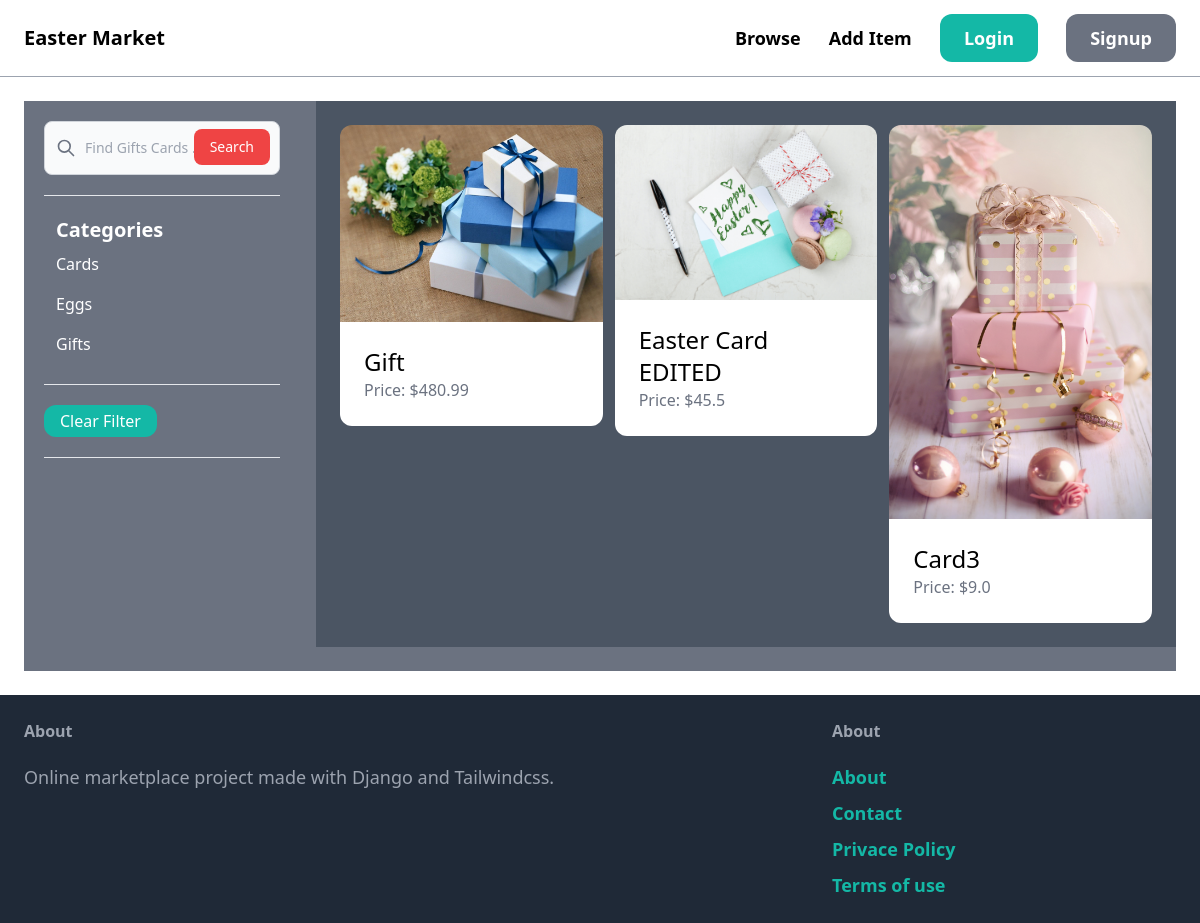
Page /items/ on the earlier database version.
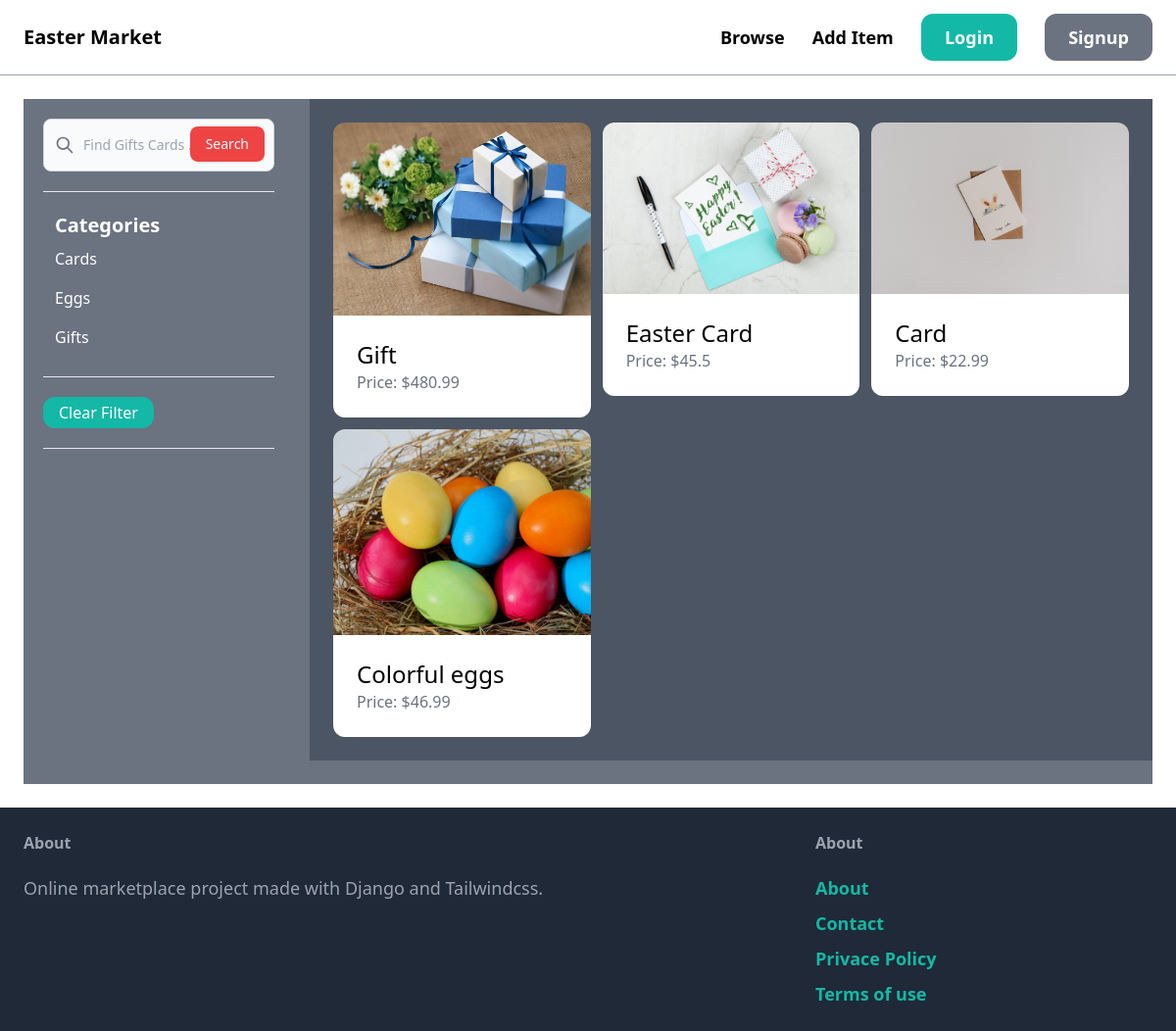
Same page on the later database version.
### item/models.py (models this page shows, shortened)
class Category(models.Model):
    name = models.CharField(max_length=255)
    class Meta:
        ordering = ("name",)
        verbose_name_plural = "Catagories"

class Item(models.Model):
    name = models.CharField(max_length=255)
    category = models.ForeignKey(Category, related_name="items", on_delete=models.CASCADE)
    description = models.TextField(blank=True, null=True)
    price = models.FloatField()
    image = models.ImageField(upload_to="items_images", blank=True, null=True)
    is_sold = models.BooleanField(default=False)
    created_by = models.ForeignKey(User, related_name="items", on_delete=models.CASCADE)
    created_at = models.DateTimeField(auto_now_add=True)

### item/views.py (the view)
# urls.py: path('',views.items, name='items'),
def items(request):
    query = request.GET.get('query','')
    category_id = request.GET.get('category', 0 )
    items = Item.objects.filter(is_sold = False)
    categories = Category.objects.all()
    if category_id:
        items = items.filter(category_id = category_id)
    if query:
        items = items.filter(Q(name__icontains=query) | Q(description__icontains=query))
    return render(request, 'item/items.html', {
        'items': items,
        'query':query,
        'categories':categories,
        'category_id':int(category_id),
    })

### item/templates/item/items.html (shortened to what this page needs)
{% extends 'core/base.html' %}
{%block content%}
    <div class="pb-6 grid grid-cols-4 gap-4 bg-gray-500">
        <div class="col-span-1 p-5">
<form method="get" action="{% url 'item:items' %}">
    <div class="relative">
        <div class="absolute inset-y-0 left-0 flex items-center pl-3 pointer-events-none">
        </div>
        <input name="query" type="search" id="default-search" class="block w-full p-4 pl-10 text-sm text-gray-900 border border-gray-300 rounded-lg bg-gray-50 focus:ring-blue-500 focus:border-blue-500 dark:bg-gray-700 dark:border-gray-600 dark:placeholder-gray-400 dark:text-white dark:focus:ring-blue-500 dark:focus:border-blue-500" value="{{query}}"  placeholder="Find Gifts Cards ..." required>
        <button type="submit" class="text-white absolute right-2.5 bottom-2.5 bg-red-500 hover:bg-red-700 focus:ring-4 focus:outline-none focus:ring-red-300 font-medium rounded-lg text-sm px-4 py-2 dark:bg-red-600 dark:hover:bg-red-700 dark:focus:ring-blue-800">Search</button>
    </div>
</form>
            <hr class="my-5">
            <p class="font-bold text-xl  px-3 text-white">Categories</p>
            <ul>
                {%for category in categories%}
                    <li class="text-white py-2 px-3 rounded-xl{% if category.id == category_id %} bg-gray-400{% endif %}">
                        <a href="{%url 'item:items' %}?query={{ query }}&category={{category.id}}">{{category.name}}</a>
                    </li>
                {%endfor%}
            </ul>
            <hr class="my-5">
            <a href="{%url 'item:items' %}"><button class=" py-1  px-4 bg-teal-500 text-white rounded-xl">Clear Filter</button></a>
            <hr class="my-5">
        </div>
        <div class="col-span-3">
        <div class="p-6 bg-gray-600">
            <div class="grid grid-cols-3 gap-3">
                {%for item in items%}
                <div>
                    <a href="{% url 'item:detail' item.id %}">
                        <img src="{{item.image.url}}" class="rounded-t-xl">
                        <div class="p-6 bg-white rounded-b-xl">
                            <h2 class="text-2xl">{{ item.name}}</h2>
                            <p class="text-gray-500">Price: ${{item.price}} </p>
                        </div>
                    </a>
                </div>
                {% endfor %}
            </div>
        </div>
    </div>
    </div>
    {%endblock%}

### core/templates/core/base.html (shortened to what this page needs)
<!doctype html>
<html>
    <head>
        <script src="https://cdn.tailwindcss.com"></script>
    </head>
    <body>
        <nav class="px-6 py-6 flex justify-between items-center border-b border-gray-400">
            <a href="/" class="text-xl font-semibold ">Easter Market</a>
            <div class="space-x-6">
                <a href="{%url 'item:items' %}" class="text-lg font-semibold hover:text-gray-500">Browse</a>
                <a href="{%url 'item:new'%}" class="text-lg font-semibold hover:text-gray-500">Add Item</a>
                {%if request.user.is_authenticated %}
                <a href="{%url 'conversation:inbox'%}" class="px-6 py-3 text-lg font-semibold bg-teal-500 text-white rounded-xl hover:bg-teal-700">Inbox</a>
                <a href="{%url 'dashboard:index'%}" class="px-6 py-3 text-lg font-semibold bg-gray-500 text-white rounded-xl hover:bg-gray-700">Dashboard</a>
                <a href="#" class="px-6 py-3 text-lg font-semibold bg-red-500 text-white rounded-xl hover:bg-red-700">Logout</a>
                {%else%}
                <a href="{%url 'core:login'%}" class="px-6 py-3 text-lg font-semibold bg-teal-500 text-white rounded-xl hover:bg-teal-700">Login</a>
                <a href="{%url 'core:signup'%}" class="px-6 py-3 text-lg font-semibold bg-gray-500 text-white rounded-xl hover:bg-gray-700">Signup</a>
                {%endif%}
            </div>
        </nav>
        <div class="px-6 py-6">
            {% block content %}
            {% endblock content %}
        </div>
        <footer class="px-6 py-6 flex justify-between bg-gray-800 ">
            <div class="w-2/3 pr-10">
                <h3 class="mb-5 font-semibold text-gray-400">About</h3>
                <p class="text-lg text-gray-400">Online marketplace project made with Django and Tailwindcss.</p>
            </div>
            <div class="w-1/3 pl-10 ">
                <h3 class="mb-5 font-semibold text-gray-400">About</h3>
                <ul class="space-y-2">
                    <li><a href="#" class="text-lg font-semibold hover:text-teal-700 text-teal-500">About</a></li>
                    <li><a href="{% url 'core:contact'%}" class="text-lg font-semibold hover:text-teal-700 text-teal-500">Contact</a></li>
                    <li><a href="#" class="text-lg font-semibold hover:text-teal-700 text-teal-500">Privace Policy</a></li>
                    <li><a href="#" class="text-lg font-semibold hover:text-teal-700 text-teal-500">Terms of use</a></li>
                </ul>
            </div>
        </footer>
    </body>
</html>

Differences in the rows shown:
removed Item: image (picture), name "Card3", price "9.0"
changed Item: name "Easter Card EDITED" → "Easter Card"
added Item: image (picture), name "Card", price "22.99"
added Item: image (picture), name "Colorful eggs", price "46.99"
